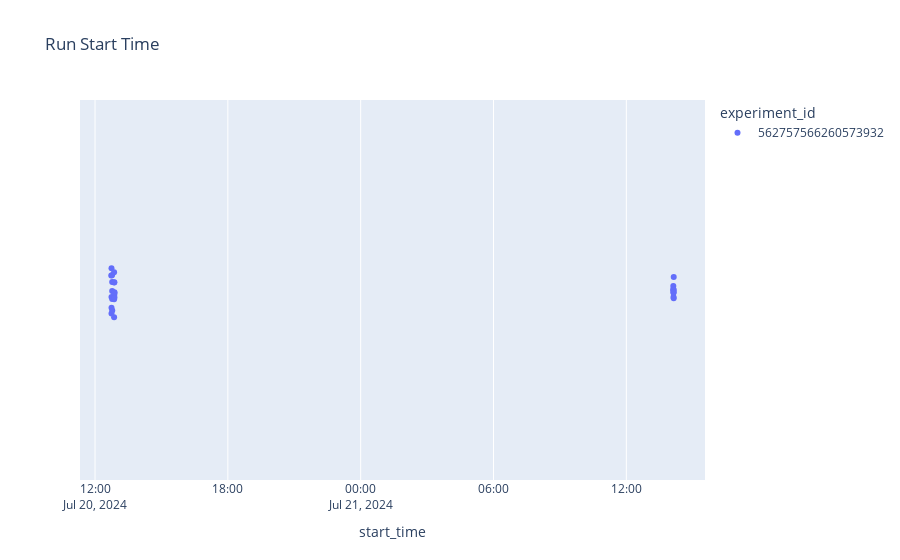

Notebook code cell kept with this figure:
### Code cell
px.strip(
    runs,
    x="start_time",
    color="experiment_id",
    hover_name="run_name",
    hover_data=runs.columns,
    title="Run Start Time",
)
